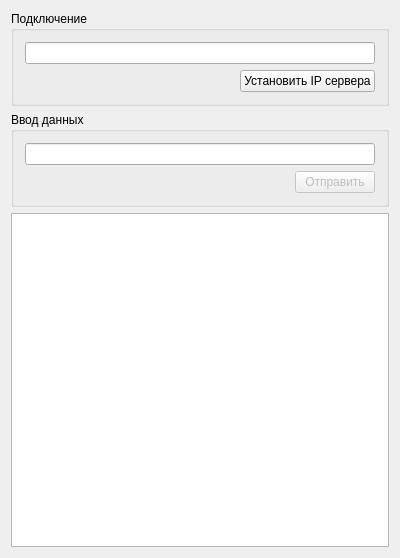
<?xml version="1.0" encoding="UTF-8"?>
<ui version="4.0">
 <class>MainWindow</class>
 <widget class="QMainWindow" name="MainWindow">
  <property name="geometry">
   <rect>
    <x>0</x>
    <y>0</y>
    <width>400</width>
    <height>558</height>
   </rect>
  </property>
  <property name="windowTitle">
   <string>MainWindow</string>
  </property>
  <widget class="QWidget" name="centralWidget">
   <layout class="QVBoxLayout" name="verticalLayout">
    <item>
     <widget class="QGroupBox" name="groupBox">
      <property name="title">
       <string>Подключение</string>
      </property>
      <layout class="QVBoxLayout" name="verticalLayout_2">
       <item>
        <widget class="QLineEdit" name="lineEdit"/>
       </item>
       <item>
        <layout class="QHBoxLayout" name="horizontalLayout">
         <item>
          <spacer name="horizontalSpacer">
           <property name="orientation">
            <enum>Qt::Horizontal</enum>
           </property>
           <property name="sizeHint" stdset="0">
            <size>
             <width>40</width>
             <height>20</height>
            </size>
           </property>
          </spacer>
         </item>
         <item>
          <widget class="QPushButton" name="pushButton">
           <property name="text">
            <string>Установить IP сервера</string>
           </property>
          </widget>
         </item>
        </layout>
       </item>
      </layout>
     </widget>
    </item>
    <item>
     <widget class="QGroupBox" name="groupBox_2">
      <property name="title">
       <string>Ввод данных</string>
      </property>
      <layout class="QVBoxLayout" name="verticalLayout_3">
       <item>
        <widget class="QLineEdit" name="lineEdit_2"/>
       </item>
       <item>
        <layout class="QHBoxLayout" name="horizontalLayout_2">
         <item>
          <spacer name="horizontalSpacer_2">
           <property name="orientation">
            <enum>Qt::Horizontal</enum>
           </property>
           <property name="sizeHint" stdset="0">
            <size>
             <width>40</width>
             <height>20</height>
            </size>
           </property>
          </spacer>
         </item>
         <item>
          <widget class="QPushButton" name="pushButton_2">
           <property name="enabled">
            <bool>false</bool>
           </property>
           <property name="text">
            <string>Отправить</string>
           </property>
          </widget>
         </item>
        </layout>
       </item>
      </layout>
     </widget>
    </item>
    <item>
     <widget class="QListWidget" name="listWidget"/>
    </item>
   </layout>
  </widget>
 </widget>
 <layoutdefault spacing="6" margin="11"/>
 <resources/>
 <connections/>
</ui>
